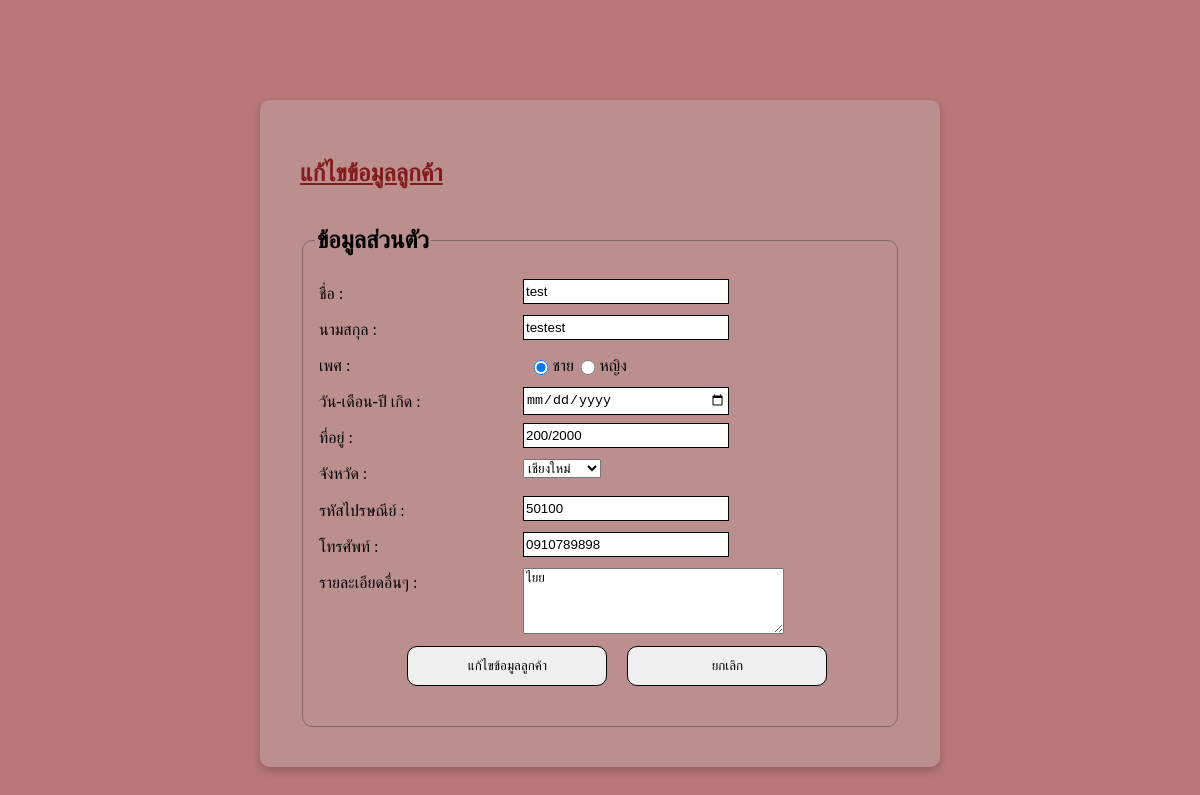
The page /Demo/Lab12_Edit.php?id=1 on the database its author committed.
### tables this page shows
CREATE TABLE `customer` (
  `Customer_id` int(11) NOT NULL,
  `Customer_Name` varchar(50) NOT NULL,
  `Customer_Lastname` varchar(100) NOT NULL,
  `Gender` varchar(5) NOT NULL,
  `Age` int(11) NOT NULL,
  `Birthdate` varchar(10) NOT NULL,
  `Address` varchar(150) NOT NULL,
  `Province` varchar(50) NOT NULL,
  `Zipcode` varchar(5) NOT NULL,
  `Telephone` varchar(20) NOT NULL,
  `Customer_Description` text NOT NULL,
  `username` varchar(50) NOT NULL,
  `password` varchar(250) NOT NULL
);

### Demo/Lab12_Edit.php (the view, shortened to what this page needs)
<?php
$mysqli = new mysqli("localhost", "root", "1234", "mystore");
$id = $_GET["id"] ?? "";
$sql = "SELECT * FROM customer WHERE Customer_id = ?";
$stmt = $mysqli->prepare($sql);
$stmt->bind_param("s", $id);
$stmt->execute();
$result = $stmt->get_result();
$row = $result->fetch_assoc();
?>
<!DOCTYPE html>
<html lang="th">
<head>
</head>
<body>
<div id="stylized">
    <h2 style="color:#831b1b;text-decoration: underline;">แก้ไขข้อมูลลูกค้า</h2>
    <fieldset>
        <legend><h2>ข้อมูลส่วนตัว</h2></legend>
        <form name="FormEdit" action="edit_customer.php" method="post">
            <label>ชื่อ :</label>
            <input type="text" name="Name" value="<?= htmlspecialchars($row["Customer_Name"] ?? '') ?>"><br><br>
            <label>นามสกุล :</label>
            <input type="text" name="LName" value="<?= htmlspecialchars($row["Customer_Lastname"] ?? '') ?>"><br><br>
            <label >เพศ :</label>
            <label style="display:flex; width: 100px; "><input type="radio" name="Gender" value="ชาย" <?= ($row["Gender"] ?? '') == "ชาย" ? "checked" : "" ?>> ชาย
            <input type="radio" name="Gender" value="หญิง" <?= ($row["Gender"] ?? '') == "หญิง" ? "checked" : "" ?>> หญิง </label><br><br>
            <label>วัน-เดือน-ปี เกิด :</label>
            <input type="date" name="Birth" value="<?= htmlspecialchars($row["Birthdate"] ?? '') ?>"><br><br>
            <label>ที่อยู่ :</label>
            <input type="text" name="Address" value="<?= htmlspecialchars($row["Address"] ?? '') ?>"><br><br>
            <label>จังหวัด :</label>
            <select name="Province">
                <?php
                $provinces = ["เชียงใหม่", "ลำพูน", "เชียงราย", "ลำปาง", "แม่ฮ่องสอน", "พะเยา", "แพร่", "น่าน"];
                foreach ($provinces as $province) {
                    $selected = ($row["Province"] ?? '') == $province ? "selected" : "";
                    echo "<option value='$province' $selected>$province</option>";
                }
                ?>
            </select><br><br>
            <label>รหัสไปรษณีย์ :</label>
            <input type="text" name="Zipcode" value="<?= htmlspecialchars($row["Zipcode"] ?? '') ?>"><br><br>
            <label>โทรศัพท์ :</label>
            <input type="text" name="Tel" value="<?= htmlspecialchars($row["Telephone"] ?? '') ?>"><br><br>
            <label>รายละเอียดอื่นๆ :</label>
            <textarea name="suggest" rows="4" cols="30"><?= htmlspecialchars($row["Customer_Description"] ?? '') ?></textarea><br><br>
            <input class="button" type="submit" value="แก้ไขข้อมูลลูกค้า">
            <input class="button" type="button" value="ยกเลิก" onclick="window.location.href='Lab12_ShowCus.php';">
        </form>
    </fieldset>
</div>
</body>
</html>

### rows shown on the page
customer: Name "test", LName "testest", Gender "☑ ชาย หญิง", Address "200/2000", Zipcode "50100", Tel "0910789898", suggest "ไยย"

### other values the page prints
form field Province "เชียงใหม่"
